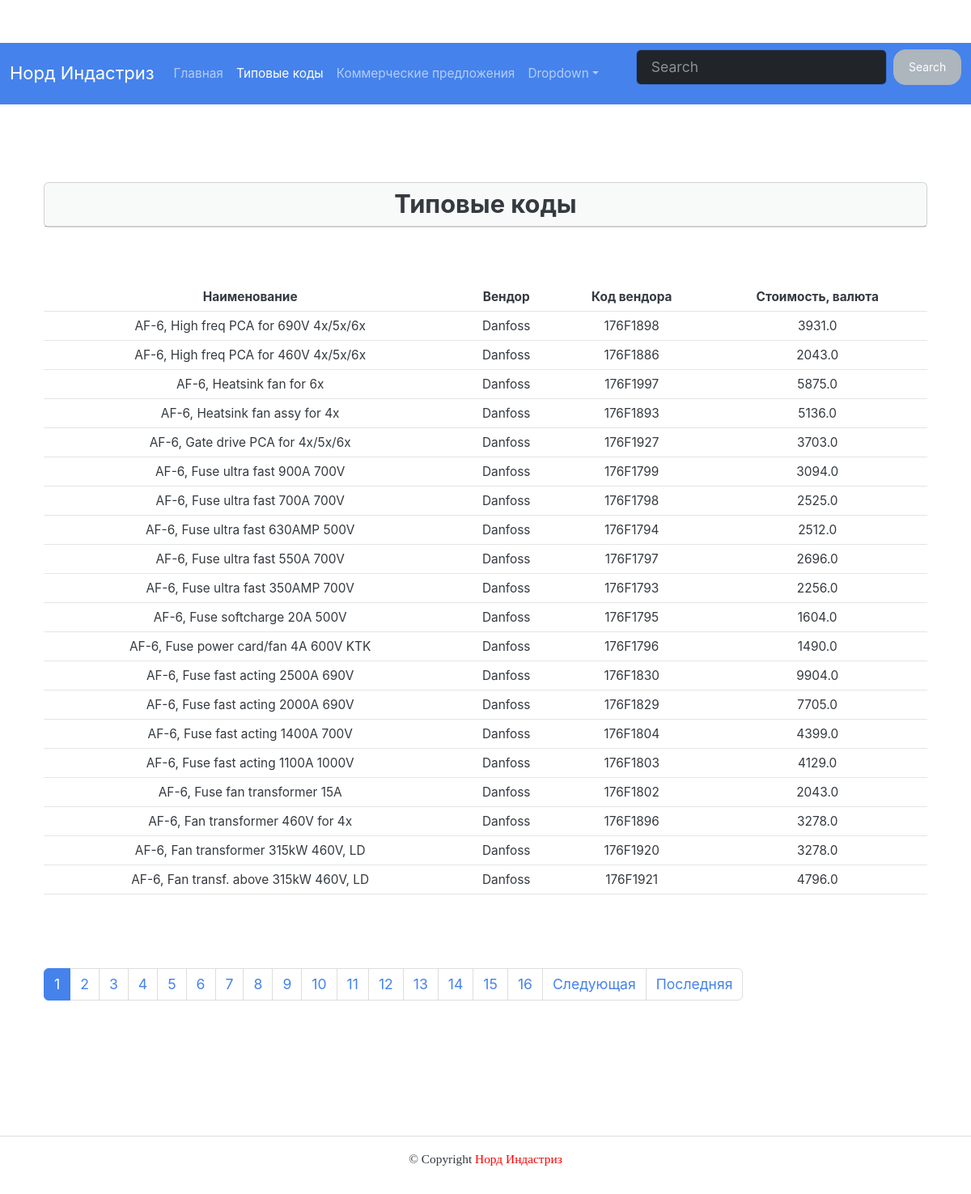
Page /typecode_list/ on the committed database.
### comcodes/models.py (models this page shows, shortened)
class TypeCode(models.Model):
    CHOICES = (
        ('ABB', 'ABB'),
        ('Danfoss', 'Danfoss'),
        ('VACON', 'VACON'),
        ('ONI', 'ONI'),
        ('Schneider', 'Schneider'),
    )
    name = models.TextField(
        max_length=150,
        verbose_name='Наименование или типовой код',
    )
    code = models.TextField(
        max_length=150,
        verbose_name='Код вендора'
    )
    vendor = models.CharField(
        max_length=30,
        choices=CHOICES,
    )
    price = models.FloatField(
        verbose_name='Стоимость, валюта'
    )

### comcodes/views.py (the view)
# urls.py: path('typecode_list/', views.typecode_list, name='typecode_list'),
def typecode_list(request):
    typecodes = TypeCode.objects.all().order_by('-id')
    paginator = Paginator(typecodes, QTY2)
    page_number = request.GET.get('page')
    page_obj = paginator.get_page(page_number)
    context = {
        'typecodes': typecodes,
        'page_obj': page_obj,
    }
    return render(request, 'comcodes/typecode_list.html', context)

### templates/comcodes/typecode_list.html
﻿{% extends 'base.html' %}
{% load static %}
{% block content %}
      <div class="container py-5">
        <div class="card mb-3">
          <h3 class="card-header" style="text-align:center;">Типовые коды {{ proposal.prop_id }}</h3>
        </div>
        <br><br>
        {% if page_obj %}
        <table class="table table-hover">
          <thead>
            <tr>
              <th class="text-center" scope="col">Наименование</th>
              <th class="text-center" scope="col">Вендор</th>
              <th class="text-center" scope="col">Код вендора</th>
              <th class="text-center" scope="col">Стоимость, валюта</th>
            </tr>
          </thead>
          <tbody>
            {% for typecode in page_obj %}
            <tr>
              <td class="text-center">{{ typecode.name }}</td>
              <td class="text-center">{{ typecode.vendor }}</td>
              <td class="text-center">{{ typecode.code }}</td>
              <td class="text-center">{{ typecode.price }}</td>
            </tr>
            {% endfor %}
          </tbody>
        </table>
        {% else %}
        <p>Нет типовых кодов</p>
        {% endif %}
        {% include 'includes/paginator.html' %}
{% endblock %}

### templates/base.html (shortened to what this page needs)
﻿{% load static %}
<!DOCTYPE html>
<html lang="ru">
  <head>
    <link rel="stylesheet" href="{% static 'css/bootstrap.min.css' %}">
    <link href="https://cdn.jsdelivr.net/npm/select2@4.1.0-rc.0/dist/css/select2.min.css" rel="stylesheet" />
  </head>
  <body>
    <header>
      {% include 'includes/header.html' %}
    </header>
    <main>
      <div class="container py-5">
        {% block content %}{% endblock %}
      </div>
    </main>
    <footer>
      {% include 'includes/footer.html' %}
    </footer>
  </body>
</html>

### templates/includes/header.html (shortened to what this page needs)
﻿{% load static %}
<!DOCTYPE html>
<header>
    <nav class="navbar navbar-expand-lg bg-primary" data-bs-theme="dark">
      <div class="container-fluid">
        <a class="navbar-brand" href="#">Норд Индастриз</a>
        <div class="collapse navbar-collapse" id="navbarColor01">
          <ul class="navbar-nav me-auto">
            {% with request.resolver_match.view_name as view_name %}
            <li class="nav-item">
              <a class="nav-link {% if view_name  == 'comcodes:index' %}active{% endif %}"
                href="{% url 'comcodes:index' %}">Главная
              </a>
            </li>
            <li class="nav-item">
              <a class="nav-link {% if view_name  == 'comcodes:typecode_list' %}active{% endif %}"
                href="{% url 'comcodes:typecode_list' %}">Типовые коды
              </a>
            </li>
            <li class="nav-item">
              <a class="nav-link {% if view_name  == 'comcodes:proposal_list' %}active{% endif %}"
              href="{% url 'comcodes:proposal_list' %}">Коммерческие предложения
              </a>
            </li>
            <li class="nav-item dropdown">
              <a class="nav-link dropdown-toggle" data-bs-toggle="dropdown" href="#" role="button" aria-haspopup="true" aria-expanded="false">Dropdown</a>
            </li>
          </ul>
          {% endwith %}
          <form class="d-flex">
            <input class="form-control me-sm-2" type="search" placeholder="Search">
            <button class="btn btn-secondary my-2 my-sm-0" type="submit">Search</button>
          </form>
        </div>
      </div>
    </nav>
</header>

### templates/includes/paginator.html (shortened to what this page needs)
{% if page_obj.has_other_pages %}
<nav aria-label="Page navigation" class="my-5">
  <ul class="pagination">
    {% for i in page_obj.paginator.page_range %}
        {% if page_obj.number == i %}
          <li class="page-item active">
            <span class="page-link">{{ i }}</span>
          </li>
        {% else %}
          <li class="page-item">
            <a class="page-link" href="?page={{ i }}">{{ i }}</a>
          </li>
        {% endif %}
    {% endfor %}
    {% if page_obj.has_next %}
      <li class="page-item">
        <a class="page-link" href="?page={{ page_obj.next_page_number }}">
          Следующая
        </a>
      </li>
      <li class="page-item">
        <a class="page-link" href="?page={{ page_obj.paginator.num_pages }}">
          Последняя
        </a>
      </li>
    {% endif %}
  </ul>
</nav>
{% endif %}

### templates/includes/footer.html
﻿{% load static %}
<footer class="border-top text-center py-3">
    <p>© {{ year }} Copyright <span style="color:red">Норд Индастриз</p>
</footer>

### rows in the picture
TypeCode: name "AF-6, High freq PCA for 690V 4x/5x/6x", vendor "Danfoss", code "176F1898", price "3931.0"
TypeCode: name "AF-6, High freq PCA for 460V 4x/5x/6x", vendor "Danfoss", code "176F1886", price "2043.0"
TypeCode: name "AF-6, Heatsink fan for 6x", vendor "Danfoss", code "176F1997", price "5875.0"
TypeCode: name "AF-6, Heatsink fan assy for 4x", vendor "Danfoss", code "176F1893", price "5136.0"
TypeCode: name "AF-6, Gate drive PCA for 4x/5x/6x", vendor "Danfoss", code "176F1927", price "3703.0"
TypeCode: name "AF-6, Fuse ultra fast 900A 700V", vendor "Danfoss", code "176F1799", price "3094.0"
TypeCode: name "AF-6, Fuse ultra fast 700A 700V", vendor "Danfoss", code "176F1798", price "2525.0"
TypeCode: name "AF-6, Fuse ultra fast 630AMP 500V", vendor "Danfoss", code "176F1794", price "2512.0"
TypeCode: name "AF-6, Fuse ultra fast 550A 700V", vendor "Danfoss", code "176F1797", price "2696.0"
TypeCode: name "AF-6, Fuse ultra fast 350AMP 700V", vendor "Danfoss", code "176F1793", price "2256.0"
TypeCode: name "AF-6, Fuse softcharge 20A 500V", vendor "Danfoss", code "176F1795", price "1604.0"
TypeCode: name "AF-6, Fuse power card/fan 4A 600V KTK", vendor "Danfoss", code "176F1796", price "1490.0"
TypeCode: name "AF-6, Fuse fast acting 2500A 690V", vendor "Danfoss", code "176F1830", price "9904.0"
TypeCode: name "AF-6, Fuse fast acting 2000A 690V", vendor "Danfoss", code "176F1829", price "7705.0"
TypeCode: name "AF-6, Fuse fast acting 1400A 700V", vendor "Danfoss", code "176F1804", price "4399.0"
TypeCode: name "AF-6, Fuse fast acting 1100A 1000V", vendor "Danfoss", code "176F1803", price "4129.0"
TypeCode: name "AF-6, Fuse fan transformer 15A", vendor "Danfoss", code "176F1802", price "2043.0"
TypeCode: name "AF-6, Fan transformer 460V for 4x", vendor "Danfoss", code "176F1896", price "3278.0"
TypeCode: name "AF-6, Fan transformer 315kW 460V, LD", vendor "Danfoss", code "176F1920", price "3278.0"
TypeCode: name "AF-6, Fan transf. above 315kW 460V, LD", vendor "Danfoss", code "176F1921", price "4796.0"

### other values in the picture
{{ i }} "1"
{{ i }} "2" "3" "4" "5" "6" "7" "8" "9" "10" "11" "12" "13" "14" "15" "16"
